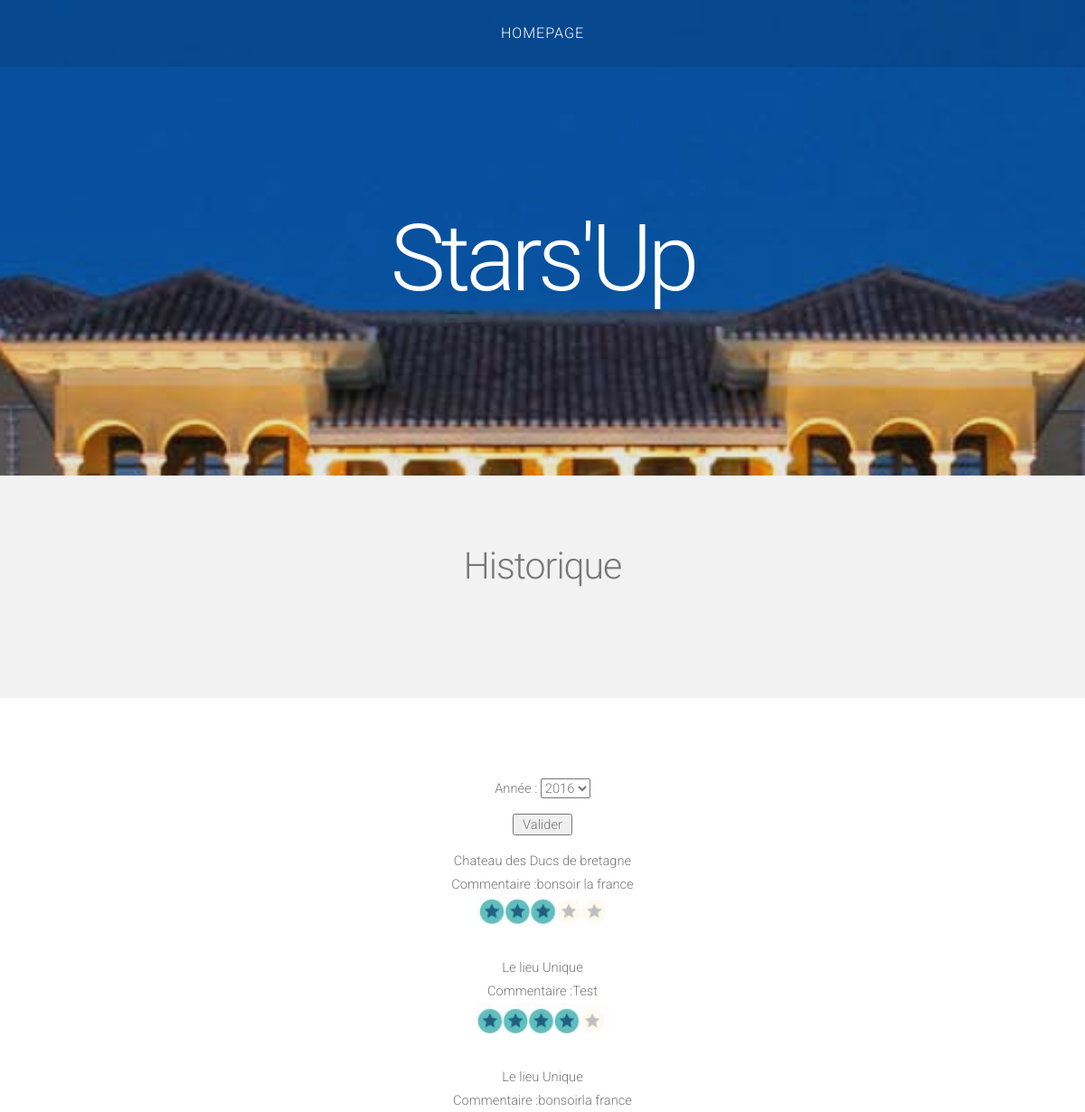
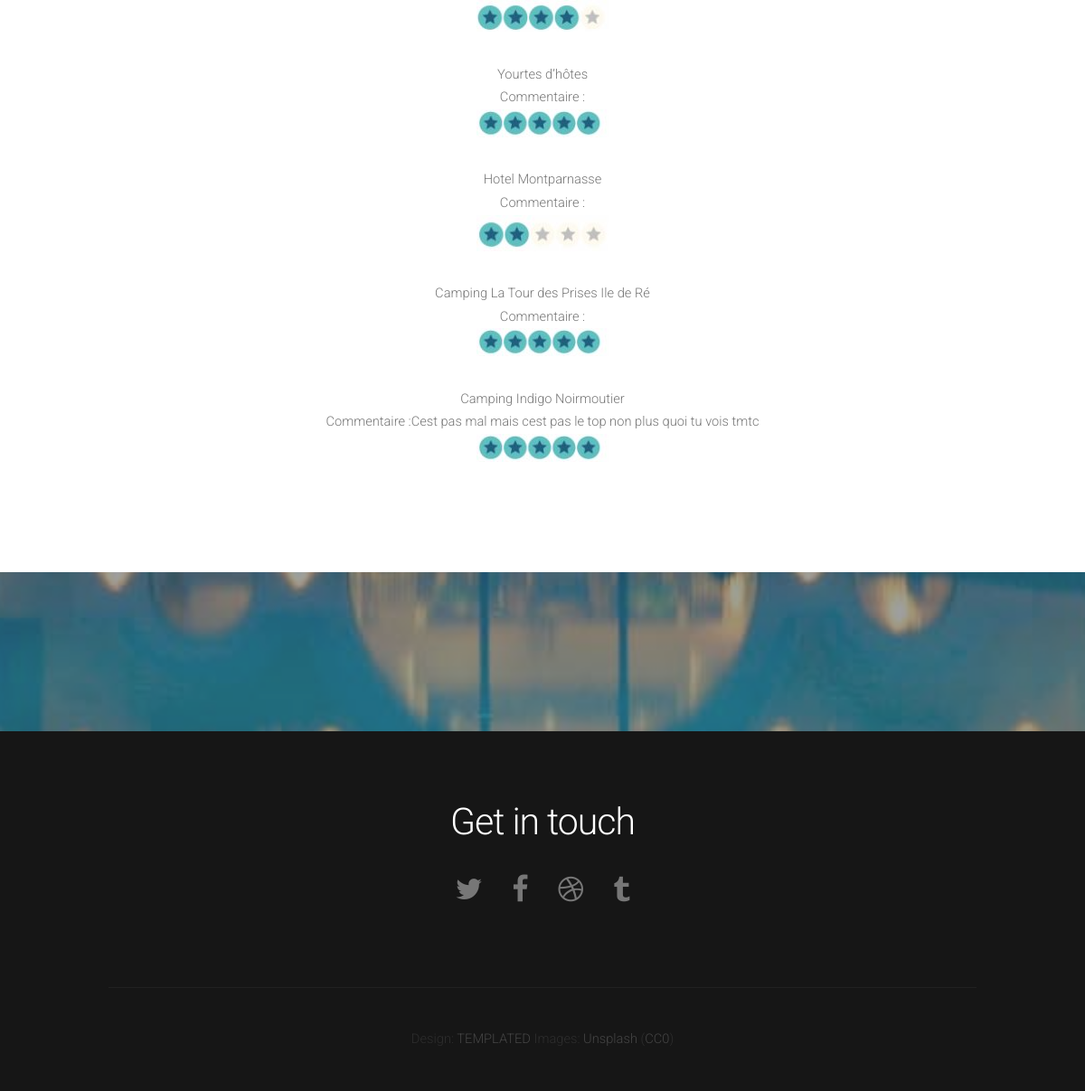
/starsup/consultation_debut.php, run on the app's committed database (2 pictures, top to bottom).
### tables this page shows
CREATE TABLE IF NOT EXISTS `visiter` (
  `ID_HEBERGEMENT` int(11) NOT NULL,
  `ID_INSPECTEUR` int(11) NOT NULL,
  `ID_SAISON` int(11) NOT NULL,
  `NOMBRE_ETOILE_VISITE` smallint(6) DEFAULT NULL,
  `DATE_HEURE_VISITE` date DEFAULT NULL,
  `CONTRE_VISITE` tinyint(1) DEFAULT NULL,
  `COMMENTAIRE_VISITE` varchar(255) DEFAULT NULL,
  PRIMARY KEY (`ID_HEBERGEMENT`,`ID_INSPECTEUR`,`ID_SAISON`),
  KEY `I_FK_VISITER_HEBERGEMENT` (`ID_HEBERGEMENT`),
  KEY `I_FK_VISITER_INSPECTEUR` (`ID_INSPECTEUR`),
  KEY `I_FK_VISITER_SAISON` (`ID_SAISON`)
);

CREATE TABLE IF NOT EXISTS `hebergement` (
  `ID_HEBERGEMENT` int(11) NOT NULL AUTO_INCREMENT,
  `ID_DEPARTEMENT` int(11) NOT NULL,
  `NOM_HEBERGEMENT` varchar(128) DEFAULT NULL,
  `ADRESSE_HEBERGEMENT` varchar(128) DEFAULT NULL,
  `VILLE_HEBERGEMENT` varchar(128) DEFAULT NULL,
  `HORAIRES` varchar(20) DEFAULT NULL,
  PRIMARY KEY (`ID_HEBERGEMENT`),
  KEY `I_FK_HEBERGEMENT_DEPARTEMENT` (`ID_DEPARTEMENT`)
);

### starsup/consultation_debut.php (the view, shortened to what this page needs)
<!DOCTYPE HTML>
<?php
include("include/config.php");
?>
<html>
	<head>
	</head>
	<body class="homepage">
		<div id="header">
			<div id="nav-wrapper">
				<nav id="nav">
					<ul>
						<li class="active"><a href="index_inspecteur.php">Homepage</a></li>
					</ul>
				</nav>
			</div>
			<div class="container">
				<div id="logo">
					<h1><a href="#">Stars'Up</a></h1>
				</div>
			</div>
		</div>
		<div id="featured">
			<div class="container">
				<header>
					<h2>Historique</h2>
				</header>
			</div>
		</div>
		<div id="main">
			<div id="content" class="container">
	<form action="consultation.php" name="ajout_visite" method="post">
	      				<p>Année :
	              <select name="date">
	              <?php
	             	$req = $dbh->query('SELECT * FROM visiter');
					while ($donnees = $req->fetch())
	              	{
					$date = date_parse($donnees['DATE_HEURE_VISITE']);
    				$year = $date['year'];
    				if($year !=$truc)
    				{
	                echo'<option>'.$year.'</option>';
	                $truc = $year;
	                }
	             	}
	              ?>
	               </select>
	      			<p><INPUT TYPE="submit" value=" Valider "></p>
    		</form>
			<?php
$req = $dbh->query('SELECT * FROM visiter as V Inner join hebergement as H on V.ID_HEBERGEMENT = H.ID_HEBERGEMENT');
while ($donnees = $req->fetch())
{
     echo utf8_encode($donnees['NOM_HEBERGEMENT'].'<br/>'.' Commentaire :'.$donnees['COMMENTAIRE_VISITE']).'<br/>';
     if ($donnees['NOMBRE_ETOILE_VISITE'] ==1)
     {
     echo '<img src="images/1Stars.jpg"/>'.'<br/>';
     }
     else if ($donnees['NOMBRE_ETOILE_VISITE'] ==2)
     {
     echo '<img src="images/2Stars.jpg"/>'.'<br/>';
     }
     else if ($donnees['NOMBRE_ETOILE_VISITE'] ==3)
     {
     echo '<img src="images/3Stars.jpg"/>'.'<br/>';
     }
     else if ($donnees['NOMBRE_ETOILE_VISITE'] ==4)
     {
     echo '<img src="images/4Stars.jpg"/>'.'<br/>';
     }
     else if ($donnees['NOMBRE_ETOILE_VISITE'] ==5)
     {
     echo '<img src="images/5Stars.jpg"/>'.'<br/>';
     }
     echo '<br>';
}
 ?>
			</div>
		</div>
		<div id="tweet">
		</div>
		<div id="footer">
			<div class="container">
				<section>
					<header>
						<h2>Get in touch</h2>
					</header>
					<ul class="contact">
						<li><a href="#" class="fa fa-twitter"><span>Twitter</span></a></li>
						<li class="active"><a href="#" class="fa fa-facebook"><span>Facebook</span></a></li>
						<li><a href="#" class="fa fa-dribbble"><span>Pinterest</span></a></li>
						<li><a href="#" class="fa fa-tumblr"><span>Google+</span></a></li>
					</ul>
				</section>
			</div>
		</div>
		<div id="copyright">
			<div class="container">
				Design: <a href="http://templated.co">TEMPLATED</a> Images: <a href="http://unsplash.com">Unsplash</a> (<a href="http://unsplash.com/cc0">CC0</a>)
			</div>
		</div>
	</body>
</html>

### starsup/css/style.css (style rules this page uses)
body { margin: 0; padding: 0; background: #161616; }
body,input,textarea,select { font-family: 'Roboto', sans-serif; font-size: 11pt; font-weight: 300; line-height: 1.75em; color: #777; }
h1,h2,h3,h4,h5,h6 { font-weight: 300; color: #777; }
h2 { letter-spacing: -0.025em; }
h1 a, h2 a, h3 a, h4 a, h5 a, h6 a { color: inherit; text-decoration: none; }
a { text-decoration: none; color: #80BA8E; }
p, ul, ol, dl, table { margin-bottom: 1em; }
header { margin-bottom: 1.6em; }
section, article { margin-bottom: 3em; }
section > :last-child, article > :last-child { margin-bottom: 0; }
section:last-child, article:last-child { margin-bottom: 0; }
.fa { text-decoration: none; }
.fa:before { display:inline-block; font-family: FontAwesome; font-size: 1.25em; text-decoration: none; font-style: normal; font-weight: normal; line-height: 1; -webkit-font-smoothing:antialiased; -moz-osx-font-smoothing:grayscale; }
.fa-twitter:before { content:"\f099" }
.fa-facebook:before { content:"\f09a" }
.fa-tumblr:before { content:"\f173" }
.fa-dribbble:before { content:"\f17d" }
ul.contact { padding: 1.5em 0 0 0; list-style: none; cursor: default; }
ul.contact li { display: inline-block; margin: 0 1em; }
ul.contact li a { color: inherit; font-size: 1.75em; display: inline-block; -moz-transition: color 0.35s ease-in-out, background-color 0.35s ease-in-out; -webkit-transition: color 0.35s ease-in-out, background-color 0.35s ease-in-out; -o-transition: color 0.35s ease-in-out, background-color 0.35s ease-in-out; -ms-transition: color 0.35s ease-in-out, background-color 0.35s ease-in-out; transition: color 0.35s ease-in-out, background-color 0.35s ease-in-out; }
#header { position: relative; background: url(../images/header.jpg) no-repeat bottom center; background-attachment: fixed; background-size: cover; text-align: center; }
#header:before { content: ''; position: absolute; left: 0; top: 0; width: 100%; height: 100%; background: rgba(64,64,64,0.125); }
#logo { position: relative; z-index: 1; }
#logo h1 { color: #FFF; }
#logo a { display: block; text-decoration: none; font-weight: 300; line-height: 1em; font-size: 7em; color: #FFF; letter-spacing: -0.05em; margin: 0 0 0.125em 0; }
#nav-wrapper { background: rgba(0,0,0,.1); position: absolute; top: 0; left: 0; width: 100%; }
#nav > ul { margin: 0; padding: 0; text-align: center; }
#nav > ul > li { display: inline-block; border-right: 1px solid; border-color: rgba(255,255,255,.1); }
#nav > ul > li:last-child { padding-right: 0; border-right: none; }
#nav > ul > li > a, #nav > ul > li > span { display: inline-block; padding: 1.5em 1.5em; letter-spacing: 0.06em; text-decoration: none; text-transform: uppercase; font-size: 1.1em; outline: 0; color: #FFF; }
#nav li.active a { color: #FFF; }
#main { position: relative; background: #fff; }
.homepage #content { text-align: center; }
#footer { position: relative; text-align: center; }
#footer header h2 { color: #FFF !important; }
#copyright { position: relative; text-align: center; color: #774535; }
#copyright .container { padding: 3em 0em; border-top: 1px solid; border-color: rgba(255,255,255,.05); color: rgba(255,255,255,.1); }
#copyright a { text-decoration: none; color: rgba(255,255,255,.2); }
#featured { position: relative; background: #f2f2f2; text-align: center; }
#tweet { position: relative; text-align: center; background: url(../images/header.jpg) no-repeat center center; background-attachment: fixed; background-size: cover; }
#tweet:before { content: ''; position: absolute; left: 0; top: 0; width: 100%; height: 100%; background: rgba(64,64,64,0.5); }

### starsup/css/style-desktop.css (style rules this page uses)
header { margin-bottom: 1.6em; }
header h2 { font-size: 3.4em; }
#header { padding: 10em 0 6em 0; }
.homepage #header { padding: 16em 0 12em 0; }
#main { padding: 6em 0em; }
#footer { padding: 6em 0em; }
#featured { padding: 6em 0em; }
#featured header { margin-bottom: 3em; }
#tweet { padding: 6em 0em; }

### starsup/css/style-1000px.css (style rules this page uses)
body,input,textarea,select { font-size: 11pt; }
header { margin-bottom: 1.6em; }
header h2 { font-size: 2.8em; }

### data on the page
visiter: ID_HEBERGEMENT+COMMENTAIRE_VISITE "Chateau des Ducs de bretagne Commentaire :bonsoir la france", NOMBRE_ETOILE_VISITE 5 (drawn)
visiter: ID_HEBERGEMENT+COMMENTAIRE_VISITE "Le lieu Unique Commentaire :Test", NOMBRE_ETOILE_VISITE 4 (drawn)
visiter: ID_HEBERGEMENT+COMMENTAIRE_VISITE "Le lieu Unique Commentaire :bonsoirla france", NOMBRE_ETOILE_VISITE 4 (drawn)
visiter: ID_HEBERGEMENT+COMMENTAIRE_VISITE "Yourtes d’hôtes Commentaire :", NOMBRE_ETOILE_VISITE 2 (drawn)
visiter: ID_HEBERGEMENT+COMMENTAIRE_VISITE "Hotel Montparnasse Commentaire :", NOMBRE_ETOILE_VISITE 3 (drawn)
visiter: ID_HEBERGEMENT+COMMENTAIRE_VISITE "Camping La Tour des Prises Ile de Ré Commentaire :", NOMBRE_ETOILE_VISITE 2 (drawn)
visiter: ID_HEBERGEMENT+COMMENTAIRE_VISITE "Camping Indigo Noirmoutier Commentaire :Cest pas mal mais cest pas le top non plus quoi tu vois tmtc", NOMBRE_ETOILE_VISITE 2 (drawn)

### other printed values
form field date "2016"
